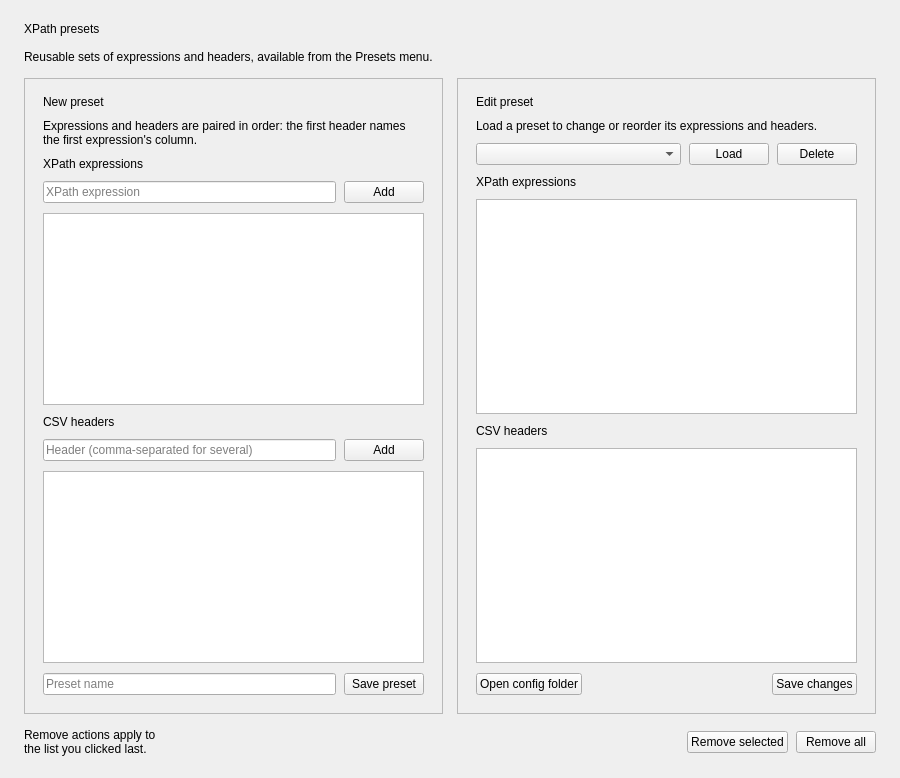
<?xml version="1.0" encoding="UTF-8"?>
<ui version="4.0">
 <class>PreBuiltXPathsManagerWidget</class>
 <widget class="QWidget" name="PreBuiltXPathsManagerWidget">
  <property name="windowTitle">
   <string>XPath presets</string>
  </property>
  <property name="windowIcon">
   <iconset resource="../qrc/xmluvation_resources.qrc">
    <normaloff>:/icons/xml_256px.ico</normaloff>:/icons/xml_256px.ico</iconset>
  </property>
  <property name="minimumSize">
   <size>
    <width>900</width>
    <height>0</height>
   </size>
  </property>
  <property name="role" stdset="0">
   <string>page</string>
  </property>
  <layout class="QVBoxLayout" name="layout_PreBuiltXPathsManagerWidget">
   <property name="spacing">
    <number>14</number>
   </property>
   <property name="leftMargin">
    <number>24</number>
   </property>
   <property name="topMargin">
    <number>22</number>
   </property>
   <property name="rightMargin">
    <number>24</number>
   </property>
   <property name="bottomMargin">
    <number>22</number>
   </property>
   <item>
    <widget class="QLabel" name="label_presets_title">
     <property name="text">
      <string>XPath presets</string>
     </property>
     <property name="role" stdset="0">
      <string>page-title</string>
     </property>
    </widget>
   </item>
   <item>
    <widget class="QLabel" name="label_presets_hint">
     <property name="text">
      <string>Reusable sets of expressions and headers, available from the Presets menu.</string>
     </property>
     <property name="wordWrap">
      <bool>true</bool>
     </property>
     <property name="role" stdset="0">
      <string>hint</string>
     </property>
    </widget>
   </item>
   <item>
    <layout class="QHBoxLayout" name="layout_presets_cards">
     <property name="spacing">
      <number>14</number>
     </property>
     <property name="leftMargin">
      <number>0</number>
     </property>
     <property name="topMargin">
      <number>0</number>
     </property>
     <property name="rightMargin">
      <number>0</number>
     </property>
     <property name="bottomMargin">
      <number>0</number>
     </property>
     <item>
      <widget class="QFrame" name="groupBox">
       <property name="frameShape">
        <enum>QFrame::Shape::StyledPanel</enum>
       </property>
       <property name="role" stdset="0">
        <string>card</string>
       </property>
       <layout class="QVBoxLayout" name="layout_groupBox">
        <property name="spacing">
         <number>10</number>
        </property>
        <property name="leftMargin">
         <number>18</number>
        </property>
        <property name="topMargin">
         <number>16</number>
        </property>
        <property name="rightMargin">
         <number>18</number>
        </property>
        <property name="bottomMargin">
         <number>18</number>
        </property>
        <item>
         <widget class="QLabel" name="label_groupBox_title">
          <property name="text">
           <string>New preset</string>
          </property>
          <property name="role" stdset="0">
           <string>card-title</string>
          </property>
         </widget>
        </item>
        <item>
         <widget class="QLabel" name="label">
          <property name="text">
           <string>Expressions and headers are paired in order: the first header names the first expression's column.</string>
          </property>
          <property name="wordWrap">
           <bool>true</bool>
          </property>
          <property name="role" stdset="0">
           <string>hint</string>
          </property>
         </widget>
        </item>
        <item>
         <widget class="QLabel" name="label_new_expressions">
          <property name="text">
           <string>XPath expressions</string>
          </property>
          <property name="role" stdset="0">
           <string>field-label</string>
          </property>
         </widget>
        </item>
        <item>
         <layout class="QHBoxLayout" name="layout_new_expression">
          <property name="spacing">
           <number>8</number>
          </property>
          <property name="leftMargin">
           <number>0</number>
          </property>
          <property name="topMargin">
           <number>0</number>
          </property>
          <property name="rightMargin">
           <number>0</number>
          </property>
          <property name="bottomMargin">
           <number>0</number>
          </property>
          <item>
           <widget class="QLineEdit" name="line_edit_xpath_expression">
            <property name="placeholderText">
             <string>XPath expression</string>
            </property>
            <property name="clearButtonEnabled">
             <bool>true</bool>
            </property>
           </widget>
          </item>
          <item>
           <widget class="QPushButton" name="button_add_xpath_to_list">
            <property name="text">
             <string>Add</string>
            </property>
            <property name="toolTip">
             <string>Add the expression to the list below.</string>
            </property>
           </widget>
          </item>
         </layout>
        </item>
        <item>
         <widget class="QListWidget" name="list_widget_xpath_expressions">
          <property name="alternatingRowColors">
           <bool>true</bool>
          </property>
          <property name="minimumSize">
           <size>
            <width>0</width>
            <height>110</height>
           </size>
          </property>
         </widget>
        </item>
        <item>
         <widget class="QLabel" name="label_new_headers">
          <property name="text">
           <string>CSV headers</string>
          </property>
          <property name="role" stdset="0">
           <string>field-label</string>
          </property>
         </widget>
        </item>
        <item>
         <layout class="QHBoxLayout" name="layout_new_header">
          <property name="spacing">
           <number>8</number>
          </property>
          <property name="leftMargin">
           <number>0</number>
          </property>
          <property name="topMargin">
           <number>0</number>
          </property>
          <property name="rightMargin">
           <number>0</number>
          </property>
          <property name="bottomMargin">
           <number>0</number>
          </property>
          <item>
           <widget class="QLineEdit" name="line_edit_csv_header">
            <property name="placeholderText">
             <string>Header (comma-separated for several)</string>
            </property>
            <property name="clearButtonEnabled">
             <bool>true</bool>
            </property>
           </widget>
          </item>
          <item>
           <widget class="QPushButton" name="button_add_csv_header_to_list">
            <property name="text">
             <string>Add</string>
            </property>
            <property name="toolTip">
             <string>Add the header(s) to the list below.</string>
            </property>
           </widget>
          </item>
         </layout>
        </item>
        <item>
         <widget class="QListWidget" name="list_widget_csv_headers">
          <property name="alternatingRowColors">
           <bool>true</bool>
          </property>
          <property name="minimumSize">
           <size>
            <width>0</width>
            <height>110</height>
           </size>
          </property>
         </widget>
        </item>
        <item>
         <layout class="QHBoxLayout" name="layout_new_save">
          <property name="spacing">
           <number>8</number>
          </property>
          <property name="leftMargin">
           <number>0</number>
          </property>
          <property name="topMargin">
           <number>0</number>
          </property>
          <property name="rightMargin">
           <number>0</number>
          </property>
          <property name="bottomMargin">
           <number>0</number>
          </property>
          <item>
           <widget class="QLineEdit" name="line_edit_config_name">
            <property name="placeholderText">
             <string>Preset name</string>
            </property>
            <property name="clearButtonEnabled">
             <bool>true</bool>
            </property>
           </widget>
          </item>
          <item>
           <widget class="QPushButton" name="button_save_config">
            <property name="text">
             <string>Save preset</string>
            </property>
            <property name="toolTip">
             <string>Save the expressions and headers above as a new preset.</string>
            </property>
            <property name="role" stdset="0">
             <string>primary</string>
            </property>
           </widget>
          </item>
         </layout>
        </item>
       </layout>
      </widget>
     </item>
     <item>
      <widget class="QFrame" name="groupBox_pre_built_xpaths_main">
       <property name="frameShape">
        <enum>QFrame::Shape::StyledPanel</enum>
       </property>
       <property name="role" stdset="0">
        <string>card</string>
       </property>
       <layout class="QVBoxLayout" name="layout_groupBox_pre_built_xpaths_main">
        <property name="spacing">
         <number>10</number>
        </property>
        <property name="leftMargin">
         <number>18</number>
        </property>
        <property name="topMargin">
         <number>16</number>
        </property>
        <property name="rightMargin">
         <number>18</number>
        </property>
        <property name="bottomMargin">
         <number>18</number>
        </property>
        <item>
         <widget class="QLabel" name="label_groupBox_pre_built_xpaths_main_title">
          <property name="text">
           <string>Edit preset</string>
          </property>
          <property name="role" stdset="0">
           <string>card-title</string>
          </property>
         </widget>
        </item>
        <item>
         <widget class="QLabel" name="label_9">
          <property name="text">
           <string>Load a preset to change or reorder its expressions and headers.</string>
          </property>
          <property name="wordWrap">
           <bool>true</bool>
          </property>
          <property name="role" stdset="0">
           <string>hint</string>
          </property>
         </widget>
        </item>
        <item>
         <layout class="QHBoxLayout" name="layout_edit_select" stretch="1,0,0">
          <property name="spacing">
           <number>8</number>
          </property>
          <property name="leftMargin">
           <number>0</number>
          </property>
          <property name="topMargin">
           <number>0</number>
          </property>
          <property name="rightMargin">
           <number>0</number>
          </property>
          <property name="bottomMargin">
           <number>0</number>
          </property>
          <item>
           <widget class="QComboBox" name="combobox_xpath_configs">
            <property name="placeholderText">
             <string>No presets</string>
            </property>
           </widget>
          </item>
          <item>
           <widget class="QPushButton" name="button_load_config">
            <property name="text">
             <string>Load</string>
            </property>
            <property name="toolTip">
             <string>Load the selected preset into the lists below.</string>
            </property>
           </widget>
          </item>
          <item>
           <widget class="QPushButton" name="button_delete_config">
            <property name="text">
             <string>Delete</string>
            </property>
            <property name="toolTip">
             <string>Delete the selected preset.</string>
            </property>
            <property name="role" stdset="0">
             <string>danger</string>
            </property>
           </widget>
          </item>
         </layout>
        </item>
        <item>
         <widget class="QLabel" name="label_7">
          <property name="text">
           <string>XPath expressions</string>
          </property>
          <property name="role" stdset="0">
           <string>field-label</string>
          </property>
         </widget>
        </item>
        <item>
         <widget class="QListWidget" name="list_widget_edit_xpath_expressions">
          <property name="alternatingRowColors">
           <bool>true</bool>
          </property>
          <property name="minimumSize">
           <size>
            <width>0</width>
            <height>110</height>
           </size>
          </property>
         </widget>
        </item>
        <item>
         <widget class="QLabel" name="label_8">
          <property name="text">
           <string>CSV headers</string>
          </property>
          <property name="role" stdset="0">
           <string>field-label</string>
          </property>
         </widget>
        </item>
        <item>
         <widget class="QListWidget" name="list_widget_edit_csv_headers">
          <property name="alternatingRowColors">
           <bool>true</bool>
          </property>
          <property name="minimumSize">
           <size>
            <width>0</width>
            <height>110</height>
           </size>
          </property>
         </widget>
        </item>
        <item>
         <layout class="QHBoxLayout" name="layout_edit_actions">
          <property name="spacing">
           <number>8</number>
          </property>
          <property name="leftMargin">
           <number>0</number>
          </property>
          <property name="topMargin">
           <number>0</number>
          </property>
          <property name="rightMargin">
           <number>0</number>
          </property>
          <property name="bottomMargin">
           <number>0</number>
          </property>
          <item>
           <widget class="QPushButton" name="button_open_config_directory">
            <property name="text">
             <string>Open config folder</string>
            </property>
            <property name="role" stdset="0">
             <string>flat</string>
            </property>
           </widget>
          </item>
          <item>
           <spacer name="spacer_3">
            <property name="orientation">
             <enum>Qt::Orientation::Horizontal</enum>
            </property>
            <property name="sizeHint">
             <size>
              <width>40</width>
              <height>20</height>
             </size>
            </property>
           </spacer>
          </item>
          <item>
           <widget class="QPushButton" name="button_save_changes">
            <property name="text">
             <string>Save changes</string>
            </property>
            <property name="toolTip">
             <string>Save the edited lists to the loaded preset.</string>
            </property>
            <property name="role" stdset="0">
             <string>primary</string>
            </property>
           </widget>
          </item>
         </layout>
        </item>
       </layout>
      </widget>
     </item>
    </layout>
   </item>
   <item>
    <layout class="QHBoxLayout" name="layout_presets_footer">
     <property name="spacing">
      <number>8</number>
     </property>
     <property name="leftMargin">
      <number>0</number>
     </property>
     <property name="topMargin">
      <number>0</number>
     </property>
     <property name="rightMargin">
      <number>0</number>
     </property>
     <property name="bottomMargin">
      <number>0</number>
     </property>
     <item>
      <widget class="QLabel" name="label_remove_hint">
       <property name="text">
        <string>Remove actions apply to the list you clicked last.</string>
       </property>
       <property name="wordWrap">
        <bool>true</bool>
       </property>
       <property name="role" stdset="0">
        <string>hint</string>
       </property>
      </widget>
     </item>
     <item>
      <spacer name="spacer_4">
       <property name="orientation">
        <enum>Qt::Orientation::Horizontal</enum>
       </property>
       <property name="sizeHint">
        <size>
         <width>40</width>
         <height>20</height>
        </size>
       </property>
      </spacer>
     </item>
     <item>
      <widget class="QPushButton" name="button_remove_selected">
       <property name="text">
        <string>Remove selected</string>
       </property>
       <property name="toolTip">
        <string>Remove the selected entry from the list you clicked last.</string>
       </property>
      </widget>
     </item>
     <item>
      <widget class="QPushButton" name="button_remove_all">
       <property name="text">
        <string>Remove all</string>
       </property>
       <property name="toolTip">
        <string>Remove every entry from the list you clicked last.</string>
       </property>
      </widget>
     </item>
    </layout>
   </item>
  </layout>
 </widget>
 <resources>
  <include location="../qrc/xmluvation_resources.qrc" />
 </resources>
 <connections />
</ui>
